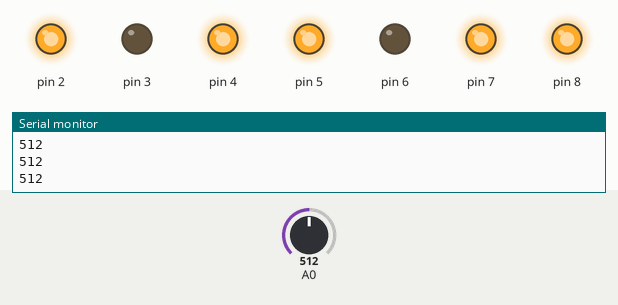
Bench run of a sketch on a simulated Arduino Uno, built with avr-gcc and run on an emulated ATmega328P. Parts: output pins drawn as LEDs (lit = HIGH), the last lines printed to the serial monitor. The inputs (shaded band) are chosen by the test bench; at power-on: A0 = 512.

Above: at 1.2 s.
1.3 s: A0 set to 489
2.8 s: A0 set to 461
At 3.8 s:
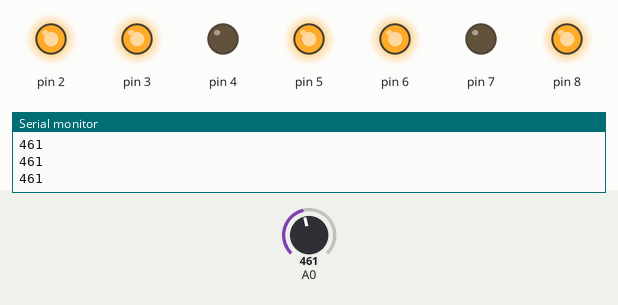
4.3 s: A0 set to 610
At 5.0 s:
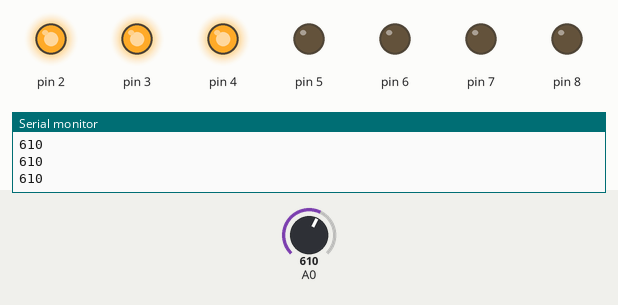
5.8 s: A0 set to 585
At 6.3 s:
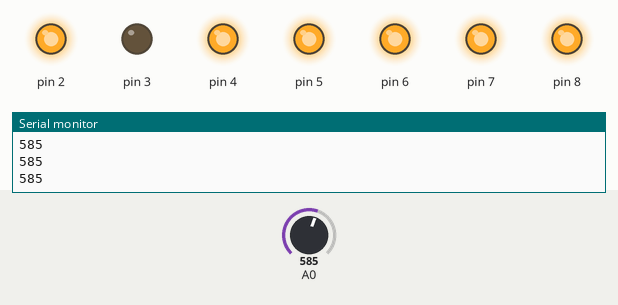
7.3 s: A0 set to 716
At 8.5 s:
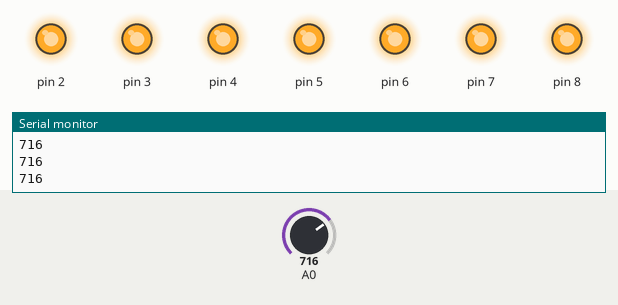
8.8 s: A0 set to 650
At 10.0 s:
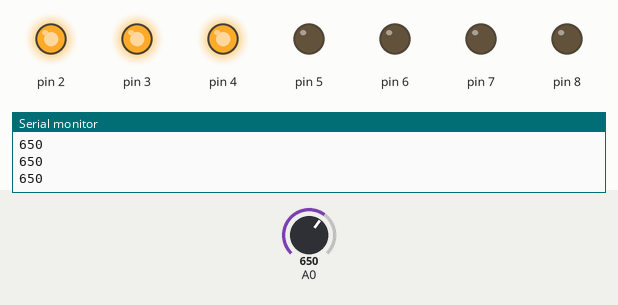
Timing chart, 0 to 11.3 s (numbered marks = the images above; inputs shaded):
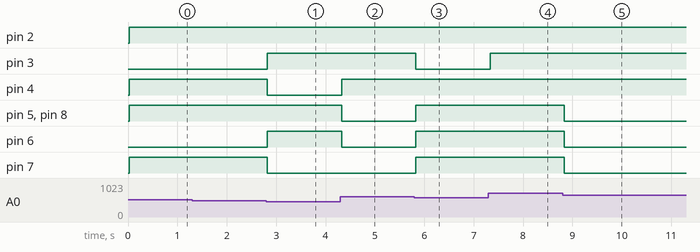

The sketch:

luminosidade.ino
```cpp
int x = 0;

void setup() {
  Serial.begin(9600);
  pinMode(2, OUTPUT);
  pinMode(3, OUTPUT);
  pinMode(4, OUTPUT);
  pinMode(5, OUTPUT);
  pinMode(6, OUTPUT);
  pinMode(7, OUTPUT);
  pinMode(8, OUTPUT);
}

// Número 0
void numero0() {
  digitalWrite(2, HIGH);
  digitalWrite(3, HIGH);
  digitalWrite(4, HIGH);
  digitalWrite(5, HIGH);
  digitalWrite(6, HIGH);
  digitalWrite(7, HIGH);
  digitalWrite(8, LOW);
}

// Número 1
void numero1() {
  digitalWrite(2, LOW);
  digitalWrite(3, HIGH);
  digitalWrite(4, HIGH);
  digitalWrite(5, LOW);
  digitalWrite(6, LOW);
  digitalWrite(7, LOW);
  digitalWrite(8, LOW);
}

// Número 2
void numero2() {
  digitalWrite(2, HIGH);
  digitalWrite(3, HIGH);
  digitalWrite(4, LOW);
  digitalWrite(5, HIGH);
  digitalWrite(6, HIGH);
  digitalWrite(7, LOW);
  digitalWrite(8, HIGH);
}

// Número 3
void numero3() {
  digitalWrite(2, HIGH);
  digitalWrite(3, HIGH);
  digitalWrite(4, HIGH);
  digitalWrite(5, HIGH);
  digitalWrite(6, LOW);
  digitalWrite(7, LOW);
  digitalWrite(8, HIGH);
}

// Número 4
void numero4() {
  digitalWrite(2, HIGH);
  digitalWrite(3, HIGH);
  digitalWrite(4, LOW);
  digitalWrite(5, HIGH);
  digitalWrite(6, HIGH);
  digitalWrite(7, LOW);
  digitalWrite(8, HIGH);
}

// Número 5
void numero5() {
  digitalWrite(2, HIGH);
  digitalWrite(3, LOW);
  digitalWrite(4, HIGH);
  digitalWrite(5, HIGH);
  digitalWrite(6, LOW);
  digitalWrite(7, HIGH);
  digitalWrite(8, HIGH);
}

// Número 6
void numero6() {
  digitalWrite(2, HIGH);
  digitalWrite(3, LOW);
  digitalWrite(4, HIGH);
  digitalWrite(5, HIGH);
  digitalWrite(6, HIGH);
  digitalWrite(7, HIGH);
  digitalWrite(8, HIGH);
}

// Número 7
void numero7() {
  digitalWrite(2, HIGH);
  digitalWrite(3, HIGH);
  digitalWrite(4, HIGH);
  digitalWrite(5, LOW);
  digitalWrite(6, LOW);
  digitalWrite(7, LOW);
  digitalWrite(8, LOW);
}

// Número 8
void numero8() {
  digitalWrite(2, HIGH);
  digitalWrite(3, HIGH);
  digitalWrite(4, HIGH);
  digitalWrite(5, HIGH);
  digitalWrite(6, HIGH);
  digitalWrite(7, HIGH);
  digitalWrite(8, HIGH);
}

// Número 9
void numero9() {
  digitalWrite(2, HIGH);
  digitalWrite(3, HIGH);
  digitalWrite(4, HIGH);
  digitalWrite(5, HIGH);
  digitalWrite(6, LOW);
  digitalWrite(7, HIGH);
  digitalWrite(8, HIGH);
}

void loop() {
  x = analogRead(A0);
  Serial.println(x);
  delay(20);

  if (x < 240) {
    numero0();
  } else if (x < 300) {
    numero1();
  } else if (x < 360) {
    numero2();
  } else if (x < 420) {
    numero3();
  } else if (x < 480) {
    numero4();
  } else if (x < 540) {
    numero5();
  } else if (x < 600) {
    numero6();
  } else if (x < 660) {
    numero7();
  } else if (x < 720) {
    numero8();
  } else {
    numero9();
  }
}
```

Measured:
- the behaviour switches between 480 and 479 on A0 (found by bisection; images 0 and 1)
- the behaviour switches between 600 and 599 on A0 (found by bisection; images 2 and 3)
- after the input at 2.8 s, pin 3, pin 6: LOW → HIGH at once; pin 4, pin 7: HIGH → LOW at once
- after the input at 4.3 s, pin 4: LOW → HIGH at once; pin 5, pin 6, pin 8: HIGH → LOW at once
- after the input at 5.8 s, pin 3: HIGH → LOW at once; pin 5–8: LOW → HIGH at once
- after the input at 7.3 s, pin 3: LOW → HIGH at once
- after the input at 8.8 s, pin 5–8: HIGH → LOW at once
